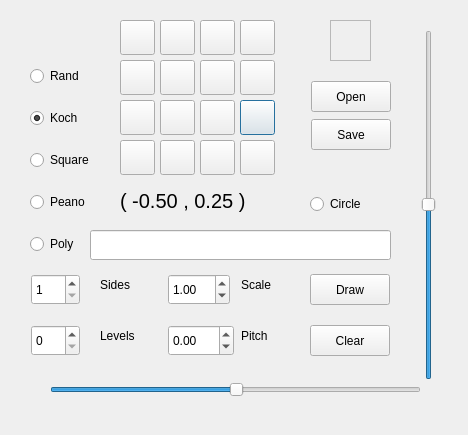
<?xml version="1.0" encoding="UTF-8"?>
<ui version="4.0">
 <class>MainDialog</class>
 <widget class="QDialog" name="MainDialog">
  <property name="geometry">
   <rect>
    <x>0</x>
    <y>0</y>
    <width>468</width>
    <height>435</height>
   </rect>
  </property>
  <property name="windowTitle">
   <string>Set Options</string>
  </property>
  <widget class="QPushButton" name="btnLtGrey">
   <property name="geometry">
    <rect>
     <x>240</x>
     <y>100</y>
     <width>35</width>
     <height>35</height>
    </rect>
   </property>
   <property name="text">
    <string/>
   </property>
  </widget>
  <widget class="QPushButton" name="btnYellow">
   <property name="geometry">
    <rect>
     <x>200</x>
     <y>140</y>
     <width>35</width>
     <height>35</height>
    </rect>
   </property>
   <property name="text">
    <string/>
   </property>
  </widget>
  <widget class="QPushButton" name="btnWhite">
   <property name="geometry">
    <rect>
     <x>240</x>
     <y>140</y>
     <width>35</width>
     <height>35</height>
    </rect>
   </property>
   <property name="text">
    <string/>
   </property>
  </widget>
  <widget class="QPushButton" name="btnClear">
   <property name="geometry">
    <rect>
     <x>310</x>
     <y>325</y>
     <width>80</width>
     <height>31</height>
    </rect>
   </property>
   <property name="text">
    <string>Clear</string>
   </property>
  </widget>
  <widget class="QLabel" name="label_6">
   <property name="geometry">
    <rect>
     <x>100</x>
     <y>325</y>
     <width>44</width>
     <height>22</height>
    </rect>
   </property>
   <property name="text">
    <string>Levels</string>
   </property>
  </widget>
  <widget class="QPushButton" name="btnBlue">
   <property name="geometry">
    <rect>
     <x>160</x>
     <y>20</y>
     <width>35</width>
     <height>35</height>
    </rect>
   </property>
   <property name="text">
    <string/>
   </property>
   <property name="default">
    <bool>false</bool>
   </property>
   <property name="flat">
    <bool>false</bool>
   </property>
  </widget>
  <widget class="QPushButton" name="btnTeal">
   <property name="geometry">
    <rect>
     <x>240</x>
     <y>20</y>
     <width>35</width>
     <height>35</height>
    </rect>
   </property>
   <property name="text">
    <string/>
   </property>
  </widget>
  <widget class="QPushButton" name="btnDkGrey">
   <property name="geometry">
    <rect>
     <x>120</x>
     <y>60</y>
     <width>35</width>
     <height>35</height>
    </rect>
   </property>
   <property name="text">
    <string/>
   </property>
  </widget>
  <widget class="QLineEdit" name="lineEdit">
   <property name="geometry">
    <rect>
     <x>90</x>
     <y>230</y>
     <width>301</width>
     <height>30</height>
    </rect>
   </property>
  </widget>
  <widget class="QPushButton" name="btnBrown">
   <property name="geometry">
    <rect>
     <x>200</x>
     <y>100</y>
     <width>35</width>
     <height>35</height>
    </rect>
   </property>
   <property name="text">
    <string/>
   </property>
  </widget>
  <widget class="QDoubleSpinBox" name="spinScale">
   <property name="geometry">
    <rect>
     <x>168</x>
     <y>274</y>
     <width>62</width>
     <height>31</height>
    </rect>
   </property>
   <property name="minimum">
    <double>0.000000000000000</double>
   </property>
   <property name="maximum">
    <double>2.000000000000000</double>
   </property>
   <property name="singleStep">
    <double>0.010000000000000</double>
   </property>
   <property name="value">
    <double>1.000000000000000</double>
   </property>
  </widget>
  <widget class="QPushButton" name="btnDraw">
   <property name="geometry">
    <rect>
     <x>310</x>
     <y>274</y>
     <width>80</width>
     <height>31</height>
    </rect>
   </property>
   <property name="text">
    <string>Draw</string>
   </property>
  </widget>
  <widget class="QLabel" name="label">
   <property name="geometry">
    <rect>
     <x>241</x>
     <y>274</y>
     <width>37</width>
     <height>22</height>
    </rect>
   </property>
   <property name="text">
    <string>Scale</string>
   </property>
  </widget>
  <widget class="QSlider" name="yOffset">
   <property name="geometry">
    <rect>
     <x>420</x>
     <y>30</y>
     <width>18</width>
     <height>350</height>
    </rect>
   </property>
   <property name="maximum">
    <number>199</number>
   </property>
   <property name="value">
    <number>100</number>
   </property>
   <property name="sliderPosition">
    <number>100</number>
   </property>
   <property name="orientation">
    <enum>Qt::Vertical</enum>
   </property>
  </widget>
  <widget class="QFrame" name="selectedColor">
   <property name="geometry">
    <rect>
     <x>330</x>
     <y>20</y>
     <width>41</width>
     <height>41</height>
    </rect>
   </property>
   <property name="frameShape">
    <enum>QFrame::StyledPanel</enum>
   </property>
   <property name="frameShadow">
    <enum>QFrame::Raised</enum>
   </property>
  </widget>
  <widget class="QRadioButton" name="btnCircle">
   <property name="geometry">
    <rect>
     <x>310</x>
     <y>190</y>
     <width>81</width>
     <height>28</height>
    </rect>
   </property>
   <property name="text">
    <string>Circle</string>
   </property>
  </widget>
  <widget class="QLabel" name="offset">
   <property name="geometry">
    <rect>
     <x>120</x>
     <y>180</y>
     <width>161</width>
     <height>41</height>
    </rect>
   </property>
   <property name="font">
    <font>
     <pointsize>15</pointsize>
    </font>
   </property>
   <property name="text">
    <string>( -0.50 , 0.25 )</string>
   </property>
  </widget>
  <widget class="QPushButton" name="btnViolet">
   <property name="geometry">
    <rect>
     <x>160</x>
     <y>60</y>
     <width>35</width>
     <height>35</height>
    </rect>
   </property>
   <property name="text">
    <string/>
   </property>
  </widget>
  <widget class="QSlider" name="xOffset">
   <property name="geometry">
    <rect>
     <x>50</x>
     <y>380</y>
     <width>371</width>
     <height>20</height>
    </rect>
   </property>
   <property name="minimum">
    <number>0</number>
   </property>
   <property name="maximum">
    <number>199</number>
   </property>
   <property name="singleStep">
    <number>0</number>
   </property>
   <property name="value">
    <number>100</number>
   </property>
   <property name="sliderPosition">
    <number>100</number>
   </property>
   <property name="orientation">
    <enum>Qt::Horizontal</enum>
   </property>
  </widget>
  <widget class="QPushButton" name="btnPink">
   <property name="geometry">
    <rect>
     <x>160</x>
     <y>140</y>
     <width>35</width>
     <height>35</height>
    </rect>
   </property>
   <property name="text">
    <string/>
   </property>
  </widget>
  <widget class="QPushButton" name="btnPlum">
   <property name="geometry">
    <rect>
     <x>160</x>
     <y>100</y>
     <width>35</width>
     <height>35</height>
    </rect>
   </property>
   <property name="text">
    <string/>
   </property>
  </widget>
  <widget class="QPushButton" name="btnAqua">
   <property name="geometry">
    <rect>
     <x>240</x>
     <y>60</y>
     <width>35</width>
     <height>35</height>
    </rect>
   </property>
   <property name="text">
    <string/>
   </property>
  </widget>
  <widget class="QLabel" name="label_5">
   <property name="geometry">
    <rect>
     <x>100</x>
     <y>274</y>
     <width>37</width>
     <height>22</height>
    </rect>
   </property>
   <property name="text">
    <string>Sides</string>
   </property>
  </widget>
  <widget class="QPushButton" name="btnGreen">
   <property name="geometry">
    <rect>
     <x>200</x>
     <y>20</y>
     <width>35</width>
     <height>35</height>
    </rect>
   </property>
   <property name="text">
    <string/>
   </property>
  </widget>
  <widget class="QPushButton" name="btnLime">
   <property name="geometry">
    <rect>
     <x>200</x>
     <y>60</y>
     <width>35</width>
     <height>35</height>
    </rect>
   </property>
   <property name="text">
    <string/>
   </property>
  </widget>
  <widget class="QSpinBox" name="spinLevel">
   <property name="geometry">
    <rect>
     <x>31</x>
     <y>325</y>
     <width>49</width>
     <height>31</height>
    </rect>
   </property>
   <property name="maximum">
    <number>10</number>
   </property>
  </widget>
  <widget class="QSpinBox" name="spinSides">
   <property name="geometry">
    <rect>
     <x>31</x>
     <y>274</y>
     <width>49</width>
     <height>31</height>
    </rect>
   </property>
   <property name="minimum">
    <number>1</number>
   </property>
   <property name="maximum">
    <number>20</number>
   </property>
  </widget>
  <widget class="QPushButton" name="btnDkRed">
   <property name="geometry">
    <rect>
     <x>120</x>
     <y>100</y>
     <width>35</width>
     <height>35</height>
    </rect>
   </property>
   <property name="text">
    <string/>
   </property>
  </widget>
  <widget class="QPushButton" name="btnOrange">
   <property name="geometry">
    <rect>
     <x>120</x>
     <y>140</y>
     <width>35</width>
     <height>35</height>
    </rect>
   </property>
   <property name="text">
    <string/>
   </property>
  </widget>
  <widget class="QDoubleSpinBox" name="spinPitch">
   <property name="geometry">
    <rect>
     <x>168</x>
     <y>325</y>
     <width>66</width>
     <height>31</height>
    </rect>
   </property>
   <property name="minimum">
    <double>-3.140000000000000</double>
   </property>
   <property name="maximum">
    <double>3.140000000000000</double>
   </property>
   <property name="singleStep">
    <double>0.010000000000000</double>
   </property>
   <property name="value">
    <double>0.000000000000000</double>
   </property>
  </widget>
  <widget class="QLabel" name="label_2">
   <property name="geometry">
    <rect>
     <x>241</x>
     <y>325</y>
     <width>35</width>
     <height>22</height>
    </rect>
   </property>
   <property name="text">
    <string>Pitch</string>
   </property>
  </widget>
  <widget class="QPushButton" name="btnBlack">
   <property name="geometry">
    <rect>
     <x>120</x>
     <y>20</y>
     <width>35</width>
     <height>35</height>
    </rect>
   </property>
   <property name="text">
    <string/>
   </property>
   <property name="default">
    <bool>false</bool>
   </property>
   <property name="flat">
    <bool>false</bool>
   </property>
  </widget>
  <widget class="QPushButton" name="btnOpen">
   <property name="geometry">
    <rect>
     <x>311</x>
     <y>81</y>
     <width>80</width>
     <height>31</height>
    </rect>
   </property>
   <property name="text">
    <string>Open</string>
   </property>
  </widget>
  <widget class="QPushButton" name="btnSave">
   <property name="geometry">
    <rect>
     <x>311</x>
     <y>119</y>
     <width>80</width>
     <height>31</height>
    </rect>
   </property>
   <property name="text">
    <string>Save</string>
   </property>
  </widget>
  <widget class="QWidget" name="layoutWidget">
   <property name="geometry">
    <rect>
     <x>30</x>
     <y>50</y>
     <width>81</width>
     <height>221</height>
    </rect>
   </property>
   <layout class="QVBoxLayout" name="verticalLayout">
    <item>
     <widget class="QRadioButton" name="btnRandom">
      <property name="text">
       <string>Rand</string>
      </property>
      <property name="checked">
       <bool>false</bool>
      </property>
     </widget>
    </item>
    <item>
     <widget class="QRadioButton" name="btnKoch">
      <property name="text">
       <string>Koch</string>
      </property>
      <property name="checked">
       <bool>true</bool>
      </property>
     </widget>
    </item>
    <item>
     <widget class="QRadioButton" name="btnSquare">
      <property name="text">
       <string>Square</string>
      </property>
     </widget>
    </item>
    <item>
     <widget class="QRadioButton" name="btnPeano">
      <property name="text">
       <string>Peano</string>
      </property>
      <property name="checked">
       <bool>false</bool>
      </property>
     </widget>
    </item>
    <item>
     <widget class="QRadioButton" name="btnPoly">
      <property name="text">
       <string>Poly</string>
      </property>
     </widget>
    </item>
   </layout>
  </widget>
 </widget>
 <resources/>
 <connections/>
</ui>
